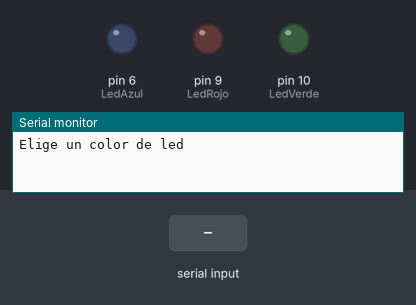
A sketch run on a simulated Arduino Uno, built with avr-gcc and run on an emulated ATmega328P. Shown: output pins drawn as LEDs (lit = HIGH), the last lines printed to the serial monitor. The inputs (shaded band) are chosen by the test bench.

Above: at 1.2 s.
1.3 s: "1\n" received over Serial
At 2.3 s:
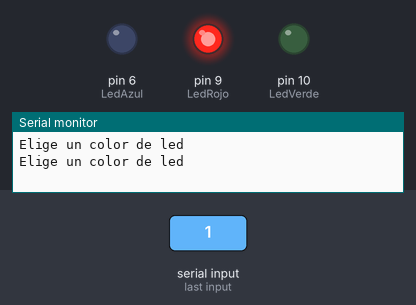
4.1 s: "2\n" received over Serial
At 4.6 s:
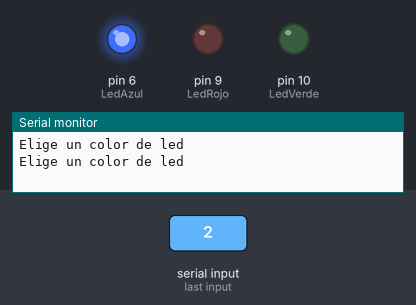
6.9 s: "3\n" received over Serial
At 7.9 s:
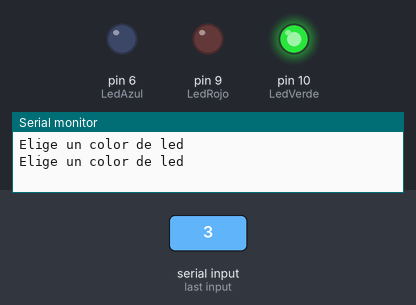
Timing chart, 0 to 9.9 s (numbered marks = the images above; inputs shaded):
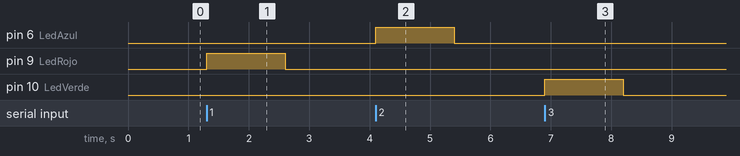

Measured:
- after the input at 1.3 s, pin 9 (LedRojo): LOW → HIGH at once, → LOW 1.3 s later
- after the input at 4.1 s, pin 6 (LedAzul): LOW → HIGH at once, → LOW 1.3 s later
- after the input at 6.9 s, pin 10 (LedVerde): LOW → HIGH at once, → LOW 1.3 s later

The sketch:

sketch_sep19SemaforoSwitch.ino
```cpp
int LedRojo = 9;
int LedAzul = 6;
int LedVerde = 10;
int ledColor;
int dt = 300;

String mg1 = "Elige un color de led";


void setup() {
  // put your setup code here, to run once:
  Serial.begin(115200);
  pinMode(LedRojo, OUTPUT);
  pinMode(LedAzul, OUTPUT);
  pinMode(LedVerde, OUTPUT);
}

void loop() {
  // put your main code here, to run repeatedly:
  Serial.println();
  Serial.print(mg1);
  while (Serial.available() == 0) {
  }
  ledColor = Serial.parseInt();
  switch (ledColor) {
    case 1:
      digitalWrite(LedRojo, HIGH);
      digitalWrite(LedAzul, LOW);
      digitalWrite(LedVerde, LOW);
      break;
    case 2:
      digitalWrite(LedRojo, LOW);
      digitalWrite(LedAzul, HIGH);
      digitalWrite(LedVerde, LOW);
      break;
    case 3:
      digitalWrite(LedRojo, LOW);
      digitalWrite(LedAzul, LOW);
      digitalWrite(LedVerde, HIGH);
      break;
    default:
      digitalWrite(LedRojo, LOW);
      digitalWrite(LedAzul, LOW);
      digitalWrite(LedVerde, LOW);
      Serial.println();
      Serial.println("El valor ingresado no es correcto intente de nuevo");
  }
  // ESTE CODIGO FUNCIONA PARA EL ledColor con String
  /*if (ledColor == "rojo") {
    digitalWrite(LedRojo, HIGH);
    digitalWrite(LedAzul, LOW);
    digitalWrite(LedVerde, LOW);
  }else if (ledColor == "azul") {
    digitalWrite(LedRojo, LOW);
    digitalWrite(LedAzul, HIGH);
    digitalWrite(LedVerde, LOW);
  }else if (ledColor == "verde") {
  digitalWrite(LedRojo, LOW);
  digitalWrite(LedAzul, LOW);
  digitalWrite(LedVerde, HIGH);
}

else {
  digitalWrite(LedRojo, LOW);
  digitalWrite(LedAzul, LOW);
  digitalWrite(LedVerde, LOW);
  Serial.println();
  Serial.println("El valor ingresado no es correcto intente de nuevo");
}*/
  delay(dt);
}
```
